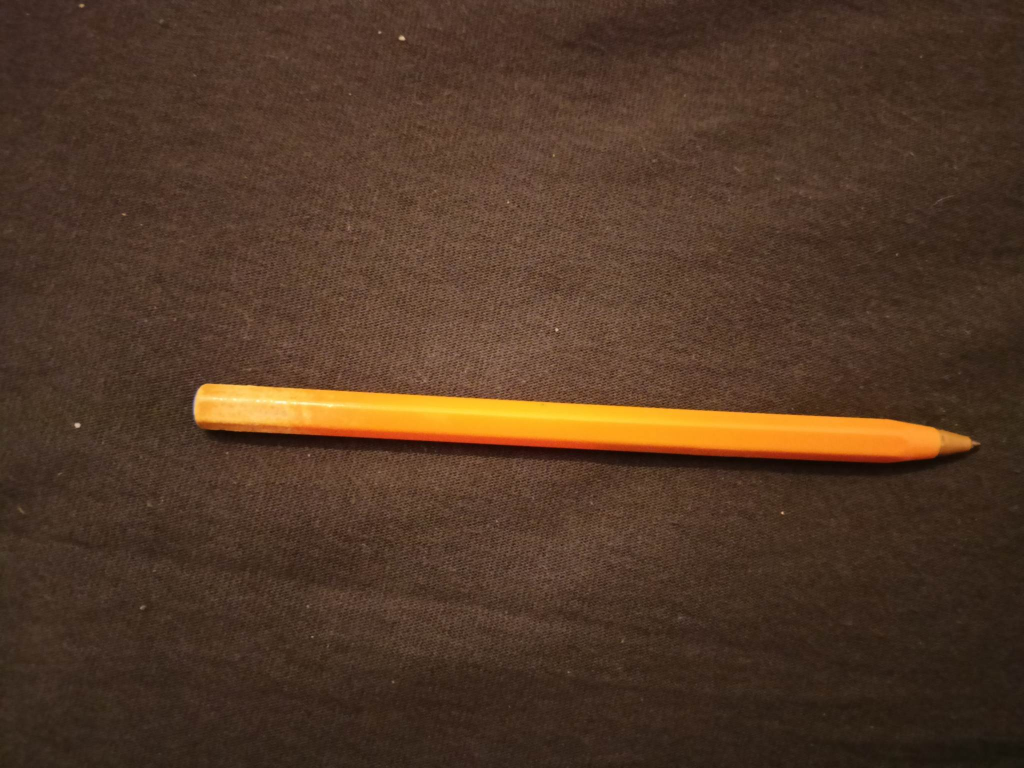
#> input picture projekt/zjedzony_dlugopis.jpg, 2048 x 1536 px (shown at 1/2 size)
$ python projekt2.py
#> lines starting #> are read from the running program, lines starting #| are printed output that depends on the picture; after the words box and inside, x2 and y2 are one past the last pixel; in counts of white or black regions, pixels touching at a corner belong together
import cv2 #pip install opencv-python
import numpy as np

image = cv2.imread('zjedzony_dlugopis.jpg')
#> image is the input picture: shape (1536, 2048, 3); mean B, G, R 38.5, 56.4, 81.2
#npim = np.array(image)
#print(npim)
boudary1 = np.array([0, 0, 0], dtype = "uint8")
boundary2= np.array([100, 100, 100], dtype = "uint8")
mask = cv2.inRange(image, boudary1, boundary2)
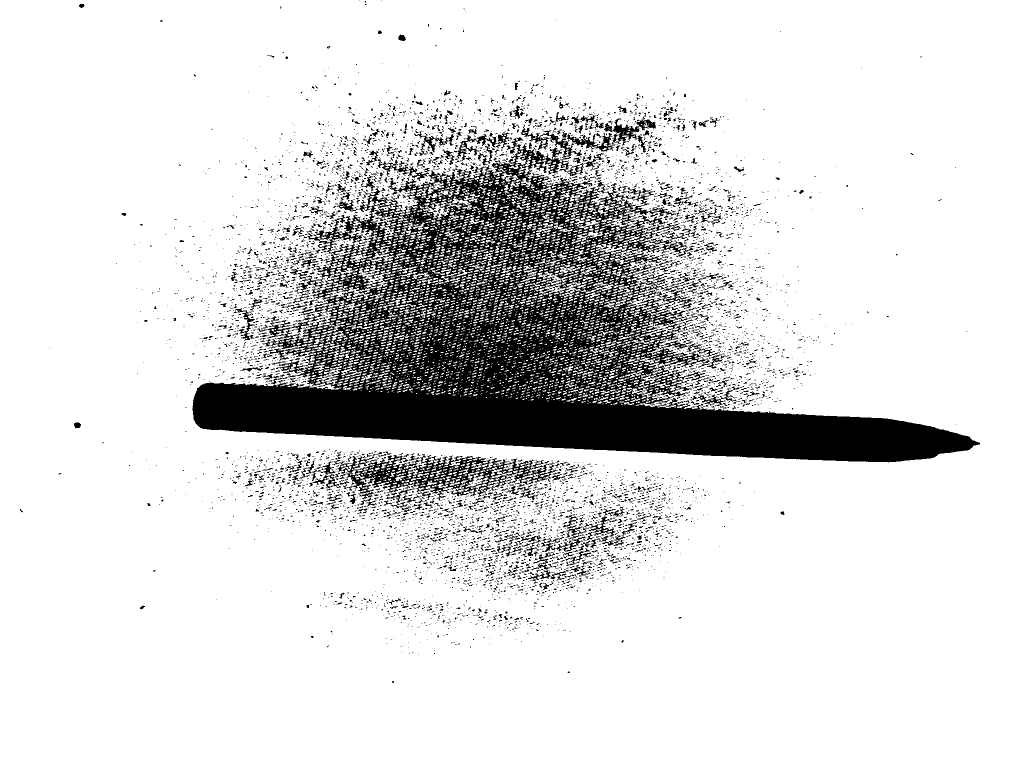
#> mask: shape (1536, 2048) (shown at 1/2 size); 86.2% white; 6276 black regions (5556 under 20 px), largest, box (x1, y1, x2, y2) and area: (385, 248, 1960, 925) 347792, (675, 908, 1116, 1010) 14559, (1124, 226, 1312, 305) 3321
output = cv2.bitwise_and(image, image, mask =  mask)
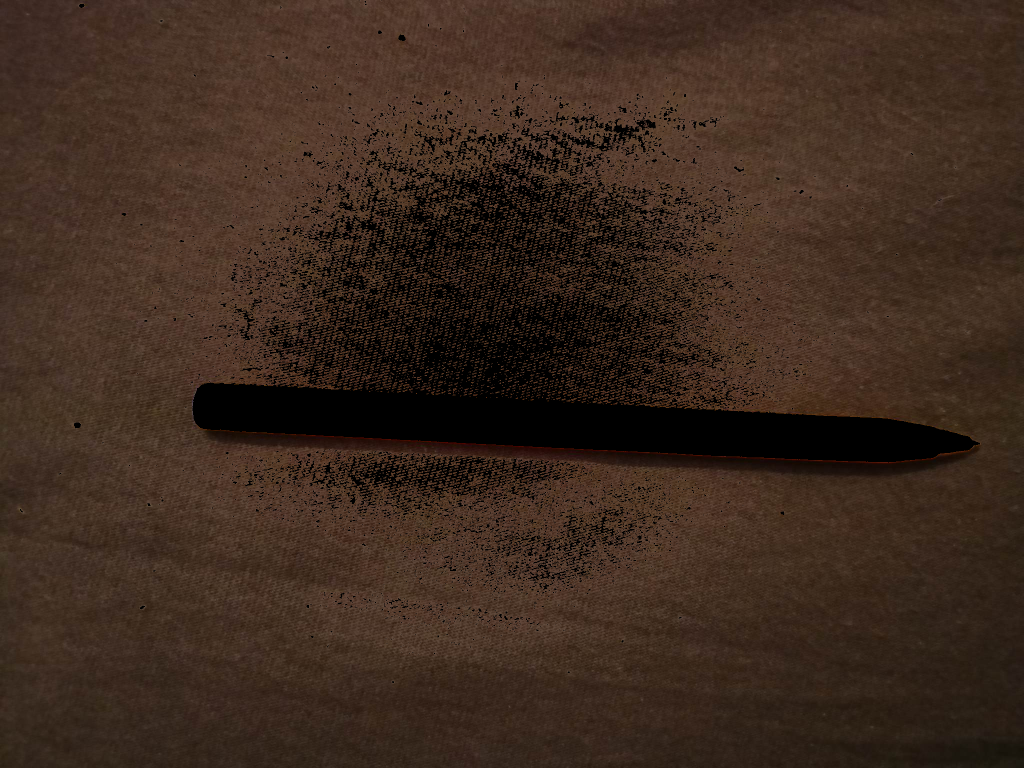
#> output: shape (1536, 2048, 3) (shown at 1/2 size); mean B, G, R 30.6, 41.9, 60.2
colorarray = np.array(output)
img2 = cv2.resize(output, (1024,750))
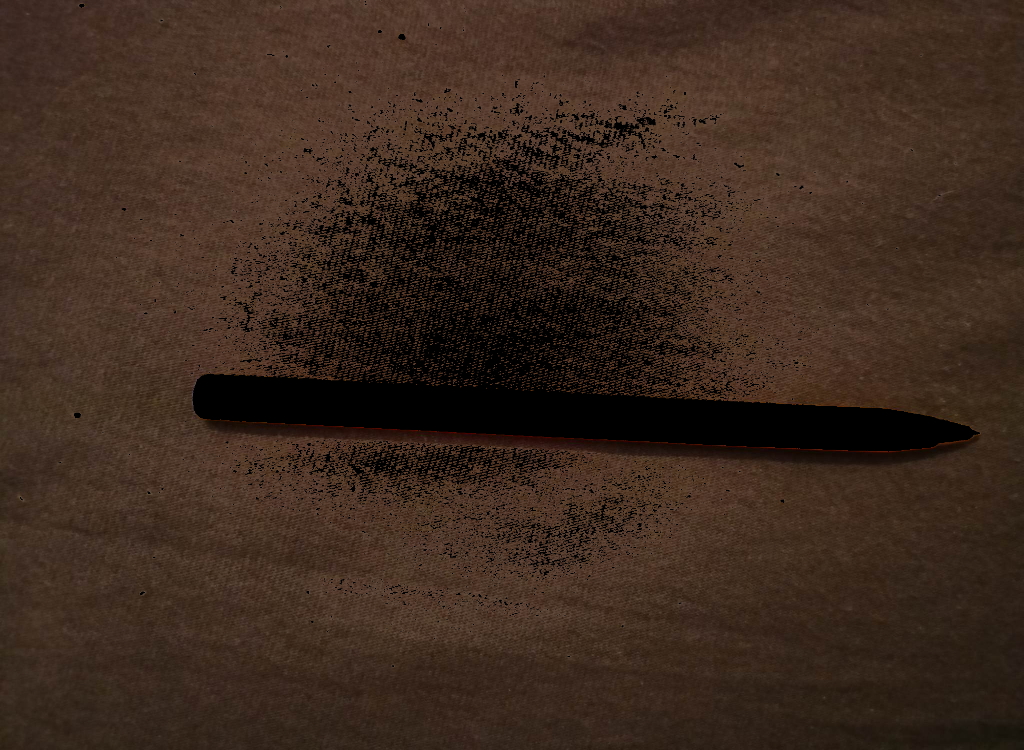
#> img2: shape (750, 1024, 3); mean B, G, R 30.5, 41.8, 60.1
cv2.imshow("color detection", img2)
cv2.waitKey(0) #nie ma tego = obrazek od razu sie wyłącza
